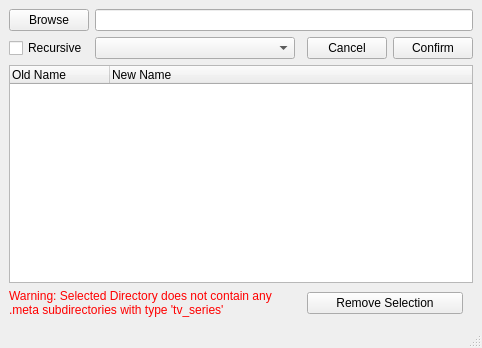
<?xml version="1.0" encoding="UTF-8"?>
<ui version="4.0">
 <class>Renamer</class>
 <widget class="QMainWindow" name="Renamer">
  <property name="geometry">
   <rect>
    <x>0</x>
    <y>0</y>
    <width>475</width>
    <height>348</height>
   </rect>
  </property>
  <property name="windowTitle">
   <string>MainWindow</string>
  </property>
  <widget class="QWidget" name="centralwidget">
   <layout class="QGridLayout" name="gridLayout">
    <item row="0" column="0">
     <widget class="QPushButton" name="browse_button">
      <property name="sizePolicy">
       <sizepolicy hsizetype="Fixed" vsizetype="Fixed">
        <horstretch>0</horstretch>
        <verstretch>0</verstretch>
       </sizepolicy>
      </property>
      <property name="toolTip">
       <string>&lt;html&gt;&lt;head/&gt;&lt;body&gt;&lt;p&gt;Browse for a directory on your PC&lt;/p&gt;&lt;/body&gt;&lt;/html&gt;</string>
      </property>
      <property name="text">
       <string>Browse</string>
      </property>
     </widget>
    </item>
    <item row="2" column="0" colspan="8">
     <widget class="QTreeWidget" name="rename_list">
      <property name="selectionMode">
       <enum>QAbstractItemView::ExtendedSelection</enum>
      </property>
      <property name="selectionBehavior">
       <enum>QAbstractItemView::SelectRows</enum>
      </property>
      <column>
       <property name="text">
        <string>Old Name</string>
       </property>
      </column>
      <column>
       <property name="text">
        <string>New Name</string>
       </property>
      </column>
     </widget>
    </item>
    <item row="3" column="6" colspan="2">
     <widget class="QPushButton" name="selection_remover_button">
      <property name="maximumSize">
       <size>
        <width>156</width>
        <height>16777215</height>
       </size>
      </property>
      <property name="toolTip">
       <string>&lt;html&gt;&lt;head/&gt;&lt;body&gt;&lt;p&gt;Removes all selected entries from the list&lt;/p&gt;&lt;/body&gt;&lt;/html&gt;</string>
      </property>
      <property name="text">
       <string>Remove Selection</string>
      </property>
     </widget>
    </item>
    <item row="3" column="0" colspan="5">
     <widget class="QLabel" name="meta_warning_label">
      <property name="maximumSize">
       <size>
        <width>16777215</width>
        <height>16777215</height>
       </size>
      </property>
      <property name="text">
       <string>&lt;html&gt;&lt;head/&gt;&lt;body&gt;&lt;p&gt;&lt;span style=&quot; color:#ff0000;&quot;&gt;Warning: Selected Directory does not contain any .meta subdirectories with type 'tv_series'&lt;/span&gt;&lt;/p&gt;&lt;/body&gt;&lt;/html&gt;</string>
      </property>
      <property name="wordWrap">
       <bool>true</bool>
      </property>
     </widget>
    </item>
    <item row="1" column="1" colspan="4">
     <widget class="QComboBox" name="scheme_selector">
      <property name="minimumSize">
       <size>
        <width>200</width>
        <height>0</height>
       </size>
      </property>
      <property name="toolTip">
       <string>&lt;html&gt;&lt;head/&gt;&lt;body&gt;&lt;p&gt;The naming scheme used for renaming the episodes&lt;/p&gt;&lt;/body&gt;&lt;/html&gt;</string>
      </property>
     </widget>
    </item>
    <item row="0" column="1" colspan="7">
     <widget class="QLineEdit" name="directory_entry">
      <property name="toolTip">
       <string>&lt;html&gt;&lt;head/&gt;&lt;body&gt;&lt;p&gt;The Path to the directory is specified here&lt;/p&gt;&lt;/body&gt;&lt;/html&gt;</string>
      </property>
     </widget>
    </item>
    <item row="1" column="6">
     <widget class="QPushButton" name="cancel_button">
      <property name="sizePolicy">
       <sizepolicy hsizetype="Fixed" vsizetype="Fixed">
        <horstretch>0</horstretch>
        <verstretch>0</verstretch>
       </sizepolicy>
      </property>
      <property name="toolTip">
       <string>&lt;html&gt;&lt;head/&gt;&lt;body&gt;&lt;p&gt;Resets all input fields.&lt;/p&gt;&lt;/body&gt;&lt;/html&gt;</string>
      </property>
      <property name="text">
       <string>Cancel</string>
      </property>
     </widget>
    </item>
    <item row="1" column="0">
     <widget class="QCheckBox" name="recursive_check">
      <property name="sizePolicy">
       <sizepolicy hsizetype="Fixed" vsizetype="Fixed">
        <horstretch>0</horstretch>
        <verstretch>0</verstretch>
       </sizepolicy>
      </property>
      <property name="toolTip">
       <string>&lt;html&gt;&lt;head/&gt;&lt;body&gt;&lt;p&gt;If checked, all directories below the selected directory are taken into consideration.&lt;/p&gt;&lt;/body&gt;&lt;/html&gt;</string>
      </property>
      <property name="text">
       <string>Recursive</string>
      </property>
     </widget>
    </item>
    <item row="1" column="7">
     <widget class="QPushButton" name="confirm_button">
      <property name="sizePolicy">
       <sizepolicy hsizetype="Fixed" vsizetype="Fixed">
        <horstretch>0</horstretch>
        <verstretch>0</verstretch>
       </sizepolicy>
      </property>
      <property name="toolTip">
       <string>&lt;html&gt;&lt;head/&gt;&lt;body&gt;&lt;p&gt;Starts renaming the files in the list below.&lt;/p&gt;&lt;/body&gt;&lt;/html&gt;</string>
      </property>
      <property name="text">
       <string>Confirm</string>
      </property>
     </widget>
    </item>
    <item row="1" column="5">
     <spacer name="horizontalSpacer">
      <property name="orientation">
       <enum>Qt::Horizontal</enum>
      </property>
      <property name="sizeType">
       <enum>QSizePolicy::Maximum</enum>
      </property>
      <property name="sizeHint" stdset="0">
       <size>
        <width>15</width>
        <height>20</height>
       </size>
      </property>
     </spacer>
    </item>
   </layout>
  </widget>
  <widget class="QStatusBar" name="statusbar"/>
 </widget>
 <resources/>
 <connections/>
</ui>
